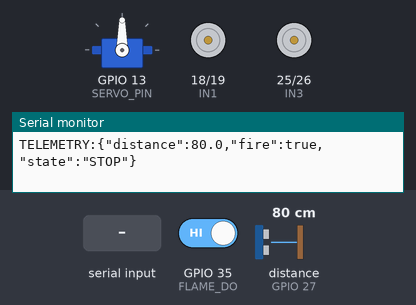
A sketch run on a simulated ESP32. On the bench: servo, motor-driver pin pairs drawn as motors (green arrow = first pin HIGH = forward, orange = second pin HIGH = backward, longer = more drive, scaled by the enable pin), the last lines printed to the serial monitor. Wiring (inferred from the names in the program): ultrasonic range finder: trigger GPIO 5; echo GPIO 27. Inputs (shaded band) come from the test bench; at power-on: GPIO 35 (FLAME_DO) HIGH, distance to the obstacle (sensor on GPIO 27) 80 cm. The echo pulse lasts 58.3 µs per cm.

Above: at 1.9 s.
2.0 s: "F\n" received over Serial
3.5 s: "FORWARD\n" received over Serial
At 4.2 s:
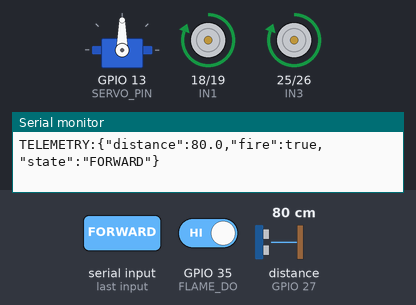
8.0 s: "B\n" received over Serial
At 8.9 s:
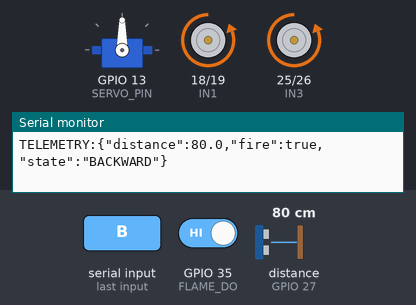
Timing chart, 0 to 11.0 s (numbered marks = the images above; inputs shaded):
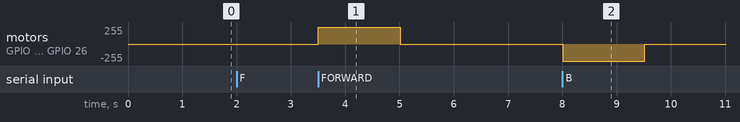

The sketch:

esp32_robot.ino
```cpp
#include <ESP32Servo.h>

// =====================================
// MOTOR DRIVER - L298N
// =====================================
#define ENA 32
#define IN1 18
#define IN2 19
#define IN3 25
#define IN4 26
#define ENB 33

// =====================================
// ULTRASONIC SENSOR
// =====================================
#define TRIG_PIN 5
#define ECHO_PIN 27

// =====================================
// SERVO
// =====================================
#define SERVO_PIN 13
Servo scanner;

// =====================================
// FLAME SENSOR HW-491
// =====================================
#define FLAME_AO 34
#define FLAME_DO 35
#define FLAME_ACTIVE HIGH

// =====================================
// SENSOR & SAFETY SETTINGS
// =====================================
const float OBSTACLE_DISTANCE = 25.0; // cm
const float OPEN_DISTANCE = 400.0;    // cm
const unsigned long SAFETY_TIMEOUT_MS = 1500; // Auto-stop if no command received

// State tracking
bool lastFlameState = false;
unsigned long lastCommandTime = 0;
unsigned long lastTelemetryTime = 0;
String currentMovement = "STOP";

// =====================================
// FLAME SENSOR FUNCTION
// =====================================
bool flameDetected() {
  return digitalRead(FLAME_DO) == FLAME_ACTIVE;
}

// =====================================
// ULTRASONIC SENSOR FUNCTION
// =====================================
float getDistance() {
  digitalWrite(TRIG_PIN, LOW);
  delayMicroseconds(5);

  digitalWrite(TRIG_PIN, HIGH);
  delayMicroseconds(10);

  digitalWrite(TRIG_PIN, LOW);

  unsigned long duration = pulseIn(ECHO_PIN, HIGH, 30000); // 30ms timeout (~5m)
  if (duration == 0) {
    return OPEN_DISTANCE;
  }
  return duration * 0.0343 / 2.0;
}

// =====================================
// MOTOR CONTROL
// =====================================
void enableMotors() {
  digitalWrite(ENA, HIGH);
  digitalWrite(ENB, HIGH);
}

void stopMotors() {
  digitalWrite(IN1, LOW);
  digitalWrite(IN2, LOW);
  digitalWrite(IN3, LOW);
  digitalWrite(IN4, LOW);
  currentMovement = "STOP";
}

void forward() {
  enableMotors();
  digitalWrite(IN1, HIGH);
  digitalWrite(IN2, LOW);
  digitalWrite(IN3, HIGH);
  digitalWrite(IN4, LOW);
  currentMovement = "FORWARD";
}

void backward() {
  enableMotors();
  digitalWrite(IN1, LOW);
  digitalWrite(IN2, HIGH);
  digitalWrite(IN3, LOW);
  digitalWrite(IN4, HIGH);
  currentMovement = "BACKWARD";
}

void turnLeft() {
  enableMotors();
  digitalWrite(IN1, LOW);
  digitalWrite(IN2, HIGH);
  digitalWrite(IN3, HIGH);
  digitalWrite(IN4, LOW);
  currentMovement = "LEFT";
}

void turnRight() {
  enableMotors();
  digitalWrite(IN1, HIGH);
  digitalWrite(IN2, LOW);
  digitalWrite(IN3, LOW);
  digitalWrite(IN4, HIGH);
  currentMovement = "RIGHT";
}

// =====================================
// COMMAND PROCESSOR (FROM RASPBERRY PI)
// =====================================
void processCommand(String cmd) {
  cmd.trim();
  cmd.toUpperCase();

  if (cmd.length() == 0) return;

  lastCommandTime = millis();

  // Note: Commands from Raspberry Pi are always executed directly
  // and never overwritten, allowing operator control even during alerts.
  if (cmd == "F" || cmd == "FORWARD" || cmd == "FRONT") {
    forward();
    Serial.println("ACK:FORWARD");
  }
  else if (cmd == "B" || cmd == "BACKWARD" || cmd == "BACK") {
    backward();
    Serial.println("ACK:BACKWARD");
  }
  else if (cmd == "L" || cmd == "LEFT") {
    turnLeft();
    Serial.println("ACK:LEFT");
  }
  else if (cmd == "R" || cmd == "RIGHT") {
    turnRight();
    Serial.println("ACK:RIGHT");
  }
  else if (cmd == "S" || cmd == "STOP") {
    stopMotors();
    Serial.println("ACK:STOP");
  }
  else if (cmd == "PING") {
    Serial.println("PONG");
  }
  else {
    Serial.print("WARN:UNKNOWN_CMD:");
    Serial.println(cmd);
  }
}

// =====================================
// SETUP
// =====================================
void setup() {
  // Communication with Raspberry Pi via Hardware Serial (USB)
  Serial.begin(115200);
  Serial.setTimeout(50);
  delay(500);

  // Motor pins
  pinMode(ENA, OUTPUT);
  pinMode(ENB, OUTPUT);
  pinMode(IN1, OUTPUT);
  pinMode(IN2, OUTPUT);
  pinMode(IN3, OUTPUT);
  pinMode(IN4, OUTPUT);

  // Ultrasonic pins
  pinMode(TRIG_PIN, OUTPUT);
  pinMode(ECHO_PIN, INPUT);

  // Flame sensor pins
  pinMode(FLAME_AO, INPUT);
  pinMode(FLAME_DO, INPUT);

  // Servo scanner initialization (fixed forward 90 degrees)
  scanner.setPeriodHertz(50);
  scanner.attach(SERVO_PIN, 500, 2400);
  scanner.write(90);
  delay(200);

  stopMotors();

  lastCommandTime = millis();
  Serial.println("SYSTEM:READY");
}

// =====================================
// MAIN LOOP
// =====================================
void loop() {
  unsigned long now = millis();

  // 1. FIRE SENSOR MONITORING & INSTANT EVENT REPORTING
  // When fire is first detected, immediately stop motors once and alert RPi.
  // It does NOT continuously force stop, ensuring commands from RPi are never overwritten.
  bool currentFlame = flameDetected();
  if (currentFlame != lastFlameState) {
    lastFlameState = currentFlame;
    if (currentFlame) {
      stopMotors();
      Serial.println("EVENT:FIRE_DETECTED");
    } else {
      Serial.println("EVENT:FIRE_CLEARED");
    }
  }

  // 2. RECEIVE COMMANDS FROM RASPBERRY PI
  // Commands from RPi (e.g. steering away from fire or stopping) are immediately executed
  while (Serial.available() > 0) {
    String incoming = Serial.readStringUntil('\n');
    processCommand(incoming);
  }

  // 3. FAILSAFE: Auto-stop if no movement refresh within safety window
  // (Prevents robot from driving infinitely if Raspberry Pi or network disconnects)
  if (currentMovement != "STOP" && (now - lastCommandTime > SAFETY_TIMEOUT_MS)) {
    stopMotors();
    Serial.println("EVENT:SAFETY_TIMEOUT_STOP");
  }

  // 4. PERIODIC TELEMETRY (Every 250ms: Distance & Fire Status)
  if (now - lastTelemetryTime >= 250) {
    lastTelemetryTime = now;
    float dist = getDistance();

    // Front obstacle auto-stop safety when moving forward
    if (currentMovement == "FORWARD" && dist > 0 && dist < OBSTACLE_DISTANCE) {
      stopMotors();
      Serial.println("EVENT:OBSTACLE_DETECTED");
    }

    Serial.print("TELEMETRY:{\"distance\":");
    Serial.print(dist, 1);
    Serial.print(",\"fire\":");
    Serial.print(currentFlame ? "true" : "false");
    Serial.print(",\"state\":\"");
    Serial.print(currentMovement);
    Serial.println("\"}");
  }

  delay(10);
}
```

Measured:
- after the input at 3.5 s, motor on GPIO 18 (IN1) / GPIO 19 (IN2), motor on GPIO 25 (IN3) / GPIO 26 (IN4): stopped → forward 255/255 at once, → stopped 1.5 s later
- after the input at 8.0 s, motor on GPIO 18 (IN1) / GPIO 19 (IN2), motor on GPIO 25 (IN3) / GPIO 26 (IN4): stopped → backward 255/255 at once, → stopped 1.5 s later
